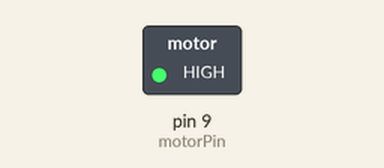
Bench run of a sketch on a simulated Arduino Uno, built with avr-gcc and run on an emulated ATmega328P. On the bench: switched loads named in the sketch (green lamp = pin HIGH).

Above: at 0.1 s.
At 9.15 s:
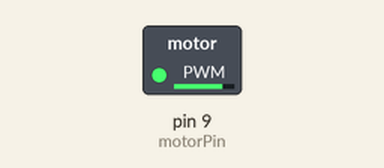
At 19.09 s:
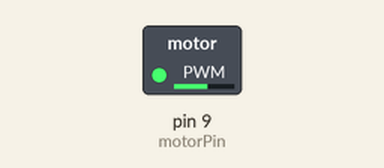
At 38.34 s:
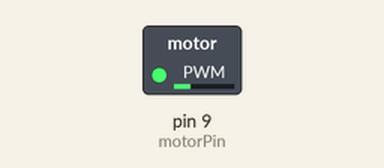
Timing chart, 0 to 40.0 s (numbered marks = the images above):
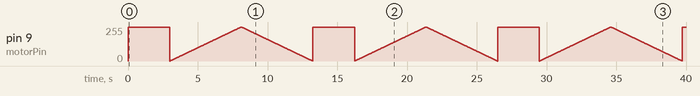

The sketch:

SpinMotor.ino
```cpp
/*
SparkFun Inventor's Kit
Example sketch 12

SPINNING A MOTOR

  Use a transistor to spin a motor at different speeds.
  We'll also show you how to input data from the serial port
  (see the serialSpeed() function below).

  Motors are the basis for thousands of things in our daily lives,
  and the Arduino can control them. Here we'll use pulse-width
  modulation (PWM) to vary the speed of a motor.

  The Arduino pins are strong enough to light small LEDs (up to
  40 milliAmps), but they're not strong enough to run motors and
  other power-hungry parts. (This motor needs 50-100mA).
  Because the motor needs more current than an Arduino pin can
  provide, we'll use a transistor to do the heavy lifting.
  A transistor is a solid-state switch. When we give it a small
  amount of current, it can switch a much larger current.
  The transistors in your kit (2N2222) can switch up to 200mA.

  You can turn a transistor on and off using the digitalWrite()
  function, but you can also use the analogWrite() function to
  vary the speed of the motor. The analogWrite() function pulses
  a pin, varying the width of the pulse from 0% to 100%. We call
  this technique "PWM", for "Pulse-Width Modulation".

  One thing to keep in mind is that when you lower the speed of
  a motor using PWM, you're also reducing the torque (strength)
  of the motor. For PWM values below 50 or so, the motor won't have
  enough torque to start spinning. It will start spinning when you
  raise the speed a bit.

Hardware connections:

  Transistor:

    The transistor has three pins. Looking at the flat side with the
    pins down, the order is COLLECTOR, BASE, EMITTER.

    Connect the black wire on the motor to the
    COLLECTOR pin on the transistor.

    Connect the BASE pin through a 330 Ohm resistor to
    digital pin 9.

    Connect the EMITTER pin to GND.

  Motor:

    You've already connected the black wire on the motor to the
    COLLECTOR pin on the transistor.

    Connect the other (red) wire on the motor to 5V.

  Flyback diode:

    When the motor is spinning and suddenly turned off, the
    magnetic field inside it collapses, generating a voltage spike.
    This can damage the transistor. To prevent this, we use a
    "flyback diode", which diverts the voltage spike "around" the
    transistor.

    Connect the side of the diode with the band (cathode) to 5V
    Connect the other side of the diode (anode) to the black wire
    on the motor.

This sketch was written by SparkFun Electronics,
with lots of help from the Arduino community.
This code is completely free for any use.
Visit http://learn.sparkfun.com/products/2 for SIK information.
Visit http://www.arduino.cc to learn about the Arduino.

Version 2.0 6/2012 MDG
*/

// We'll be controlling the motor from pin 9.
// This must be one of the PWM-capable pins.

const int motorPin = 9;


void setup()
{
  // Set up the motor pin to be an output:

  pinMode(motorPin, OUTPUT);

  // Set up the serial port:

  Serial.begin(9600);
}


void loop()
{
  // Here we've used comments to disable some of the examples.
  // To try different things, uncomment one of the following lines
  // and comment the other ones. See the functions below to learn
  // what they do and how they work.

   motorOnThenOff();
  //motorOnThenOffWithSpeed();
  motorAcceleration();
  //   serialSpeed();
}


// This function turns the motor on and off like the blinking LED.
// Try different values to affect the timing.

void motorOnThenOff()
{
  int onTime = 3000;  // milliseconds to turn the motor on
  int offTime = 3000; // milliseconds to turn the motor off

  digitalWrite(motorPin, HIGH); // turn the motor on (full speed)
  delay(onTime);                // delay for onTime milliseconds
  //digitalWrite(motorPin, LOW);  // turn the motor off
  //delay(offTime);               // delay for offTime milliseconds
}


// This function alternates between two speeds.
// Try different values to affect the timing and speed.

void motorOnThenOffWithSpeed()
{
  int Speed1 = 200;  // between 0 (stopped) and 255 (full speed)
  int Time1 = 3000;  // milliseconds for speed 1

  int Speed2 = 50;   // between 0 (stopped) and 255 (full speed)
  int Time2 = 3000;  // milliseconds to turn the motor off

  analogWrite(motorPin, Speed1);  // turns the motor On
  delay(Time1);                   // delay for onTime milliseconds
  analogWrite(motorPin, Speed2);  // turns the motor Off
  delay(Time2);                   // delay for offTime milliseconds
}


// This function slowly accelerates the motor to full speed,
// then back down to zero.

void motorAcceleration()
{
  int speed;
  int delayTime = 20; // milliseconds between each speed step

  // accelerate the motor

  for(speed = 0; speed <= 255; speed++)
  {
    analogWrite(motorPin,speed);	// set the new speed
    delay(delayTime);           	// delay between speed steps
  }

  // decelerate the motor

  for(speed = 255; speed >= 0; speed--)
  {
    analogWrite(motorPin,speed);	// set the new speed
    delay(delayTime);           	// delay between speed steps
  }
}


// This function will let you type a speed into the serial
// monitor window. Open the serial monitor using the magnifying-
// glass icon at the top right of the Arduino window. Then
// type your desired speed into the small text entry bar at the
// top of the window and click "Send" or press return. The motor
// will then operate at that speed. The valid range is 0 to 255.

void serialSpeed()
{
  int speed;

  Serial.println("Type a speed (0-255) into the box above,");
  Serial.println("then click [send] or press [return]");
  Serial.println();  // Print a blank line

  // In order to type out the above message only once,
  // we'll run the rest of this function in an infinite loop:

  while(true)  // "true" is always true, so this will loop forever.
  {
    // First we check to see if incoming data is available:

    while (Serial.available() > 0)
    {
      // If it is, we'll use parseInt() to pull out any numbers:

      speed = Serial.parseInt();

      // Because analogWrite() only works with numbers from
      // 0 to 255, we'll be sure the input is in that range:

      speed = constrain(speed, 0, 255);

      // We'll print out a message to let you know that the
      // number was received:

      Serial.print("Setting speed to ");
      Serial.println(speed);

      // And finally, we'll set the speed of the motor!

      analogWrite(motorPin, speed);
    }
  }
}
```
